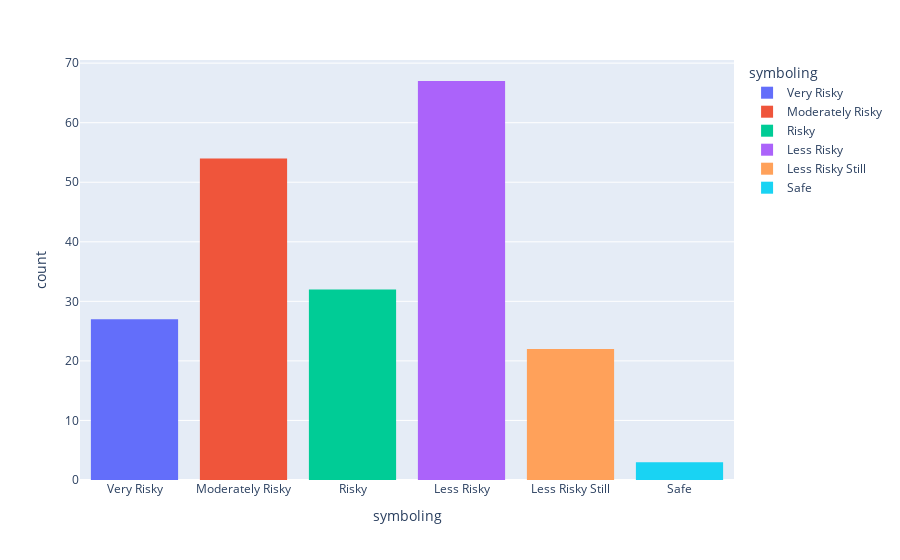
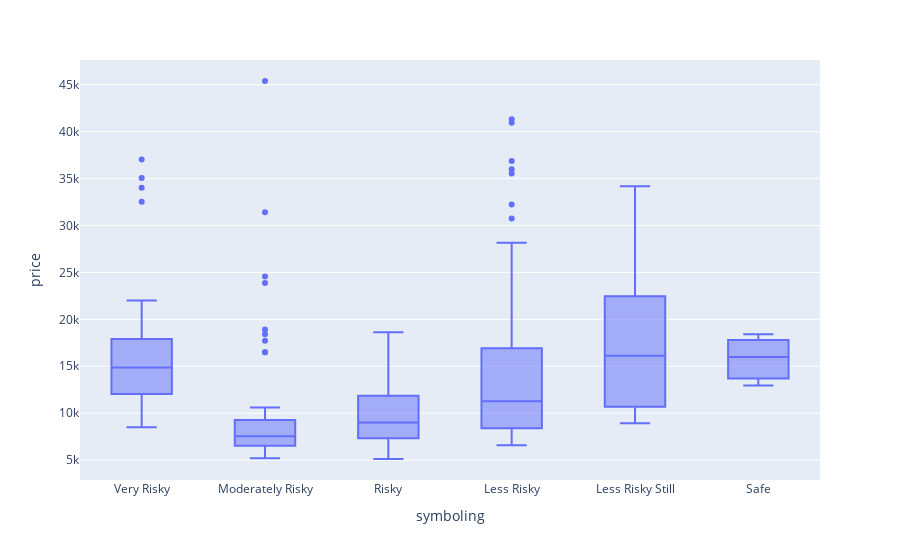

The code cell stored with these charts, in order, in its notebook:
### Code cell
def rename(a,b): 

    data["symboling"].replace(a,b, inplace=True)

rename(3, "Very Risky")
rename(2, "Risky")
rename(1, "Moderately Risky")
rename(0, "Less Risky")
rename(-1,"Less Risky Still")
rename(-2, "Safe")
rename(-3, "Very Safe")

data.symboling.unique()

fig1 = px.histogram(data, x="symboling",color="symboling")
fig1.show()

fig2 = px.box(data, x="symboling", y="price")
fig2.show()

### Figure 1 — Plotly figure (JSON) as saved in the notebook; plotly's stock layout.template omitted (floating-point values rounded to 4 significant figures)
{"data": [{"alignmentgroup": "True", "bingroup": "x", "hovertemplate": "symboling=%{x}<br>count=%{y}<extra></extra>", "legendgroup": "Very Risky", "marker": {"color": "#636efa", "pattern": {"shape": ""}}, "name": "Very Risky", "offsetgroup": "Very Risky", "orientation": "v", "showlegend": true, "type": "histogram", "x": ["Very Risky", "Very Risky", "Very Risky", "Very Risky", "Very Risky", "Very Risky", "Very Risky", "Very Risky", "Very Risky", "Very Risky", "Very Risky", "Very Risky", "Very Risky", "Very Risky", "Very Risky", "Very Risky", "Very Risky", "Very Risky", "Very Risky", "Very Risky", "Very Risky", "Very Risky", "Very Risky", "Very Risky", "Very Risky", "Very Risky", "Very Risky"], "xaxis": "x", "yaxis": "y"}, {"alignmentgroup": "True", "bingroup": "x", "hovertemplate": "symboling=%{x}<br>count=%{y}<extra></extra>", "legendgroup": "Moderately Risky", "marker": {"color": "#EF553B", "pattern": {"shape": ""}}, "name": "Moderately Risky", "offsetgroup": "Moderately Risky", "orientation": "v", "showlegend": true, "type": "histogram", "x": ["Moderately Risky", "Moderately Risky", "Moderately Risky", "Moderately Risky", "Moderately Risky", "Moderately Risky", "Moderately Risky", "Moderately Risky", "Moderately Risky", "Moderately Risky", "Moderately Risky", "Moderately Risky", "Moderately Risky", "Moderately Risky", "Moderately Risky", "Moderately Risky", "Moderately Risky", "Moderately Risky", "Moderately Risky", "Moderately Risky", "Moderately Risky", "Moderately Risky", "Moderately Risky", "Moderately Risky", "Moderately Risky", "Moderately Risky", "Moderately Risky", "Moderately Risky", "Moderately Risky", "Moderately Risky", "Moderately Risky", "Moderately Risky", "Moderately Risky", "Moderately Risky", "Moderately Risky", "Moderately Risky", "Moderately Risky", "Moderately Risky", "Moderately Risky", "Moderately Risky", "Moderately Risky", "Moderately Risky", "Moderately Risky", "Moderately Risky", "Moderately Risky", "Moderately Risky", "Moderately Risky", "Moderately Risky", "Moderately Risky", "Moderately Risky", "Moderately Risky", "Moderately Risky", "Moderately Risky", "Moderately Risky"], "xaxis": "x", "yaxis": "y"}, {"alignmentgroup": "True", "bingroup": "x", "hovertemplate": "symboling=%{x}<br>count=%{y}<extra></extra>", "legendgroup": "Risky", "marker": {"color": "#00cc96", "pattern": {"shape": ""}}, "name": "Risky", "offsetgroup": "Risky", "orientation": "v", "showlegend": true, "type": "histogram", "x": ["Risky", "Risky", "Risky", "Risky", "Risky", "Risky", "Risky", "Risky", "Risky", "Risky", "Risky", "Risky", "Risky", "Risky", "Risky", "Risky", "Risky", "Risky", "Risky", "Risky", "Risky", "Risky", "Risky", "Risky", "Risky", "Risky", "Risky", "Risky", "Risky", "Risky", "Risky", "Risky"], "xaxis": "x", "yaxis": "y"}, {"alignmentgroup": "True", "bingroup": "x", "hovertemplate": "symboling=%{x}<br>count=%{y}<extra></extra>", "legendgroup": "Less Risky", "marker": {"color": "#ab63fa", "pattern": {"shape": ""}}, "name": "Less Risky", "offsetgroup": "Less Risky", "orientation": "v", "showlegend": true, "type": "histogram", "x": ["Less Risky", "Less Risky", "Less Risky", "Less Risky", "Less Risky", "Less Risky", "Less Risky", "Less Risky", "Less Risky", "Less Risky", "Less Risky", "Less Risky", "Less Risky", "Less Risky", "Less Risky", "Less Risky", "Less Risky", "Less Risky", "Less Risky", "Less Risky", "Less Risky", "Less Risky", "Less Risky", "Less Risky", "Less Risky", "Less Risky", "Less Risky", "Less Risky", "Less Risky", "Less Risky", "Less Risky", "Less Risky", "Less Risky", "Less Risky", "Less Risky", "Less Risky", "Less Risky", "Less Risky", "Less Risky", "Less Risky", "Less Risky", "Less Risky", "Less Risky", "Less Risky", "Less Risky", "Less Risky", "Less Risky", "Less Risky", "Less Risky", "Less Risky", "Less Risky", "Less Risky", "Less Risky", "Less Risky", "Less Risky", "Less Risky", "Less Risky", "Less Risky", "Less Risky", "Less Risky", "Less Risky", "Less Risky", "Less Risky", "Less Risky", "Less Risky", "Less Risky", "Less Risky"], "xaxis": "x", "yaxis": "y"}, {"alignmentgroup": "True", "bingroup": "x", "hovertemplate": "symboling=%{x}<br>count=%{y}<extra></extra>", "legendgroup": "Less Risky Still", "marker": {"color": "#FFA15A", "pattern": {"shape": ""}}, "name": "Less Risky Still", "offsetgroup": "Less Risky Still", "orientation": "v", "showlegend": true, "type": "histogram", "x": ["Less Risky Still", "Less Risky Still", "Less Risky Still", "Less Risky Still", "Less Risky Still", "Less Risky Still", "Less Risky Still", "Less Risky Still", "Less Risky Still", "Less Risky Still", "Less Risky Still", "Less Risky Still", "Less Risky Still", "Less Risky Still", "Less Risky Still", "Less Risky Still", "Less Risky Still", "Less Risky Still", "Less Risky Still", "Less Risky Still", "Less Risky Still", "Less Risky Still"], "xaxis": "x", "yaxis": "y"}, {"alignmentgroup": "True", "bingroup": "x", "hovertemplate": "symboling=%{x}<br>count=%{y}<extra></extra>", "legendgroup": "Safe", "marker": {"color": "#19d3f3", "pattern": {"shape": ""}}, "name": "Safe", "offsetgroup": "Safe", "orientation": "v", "showlegend": true, "type": "histogram", "x": ["Safe", "Safe", "Safe"], "xaxis": "x", "yaxis": "y"}], "layout": {"barmode": "relative", "legend": {"title": {"text": "symboling"}, "tracegroupgap": 0}, "margin": {"t": 60}, "xaxis": {"anchor": "y", "categoryarray": ["Very Risky", "Moderately Risky", "Risky", "Less Risky", "Less Risky Still", "Safe"], "categoryorder": "array", "domain": [0, 1], "title": {"text": "symboling"}}, "yaxis": {"anchor": "x", "domain": [0, 1], "title": {"text": "count"}}}}

### Figure 2 — Plotly figure (JSON) as saved in the notebook; plotly's stock layout.template omitted (floating-point values rounded to 4 significant figures; data arrays with more than 128 entries replaced by an {"elided": "..."} marker saying what was removed)
{"data": [{"alignmentgroup": "True", "hovertemplate": "symboling=%{x}<br>price=%{y}<extra></extra>", "legendgroup": "", "marker": {"color": "#636efa"}, "name": "", "notched": false, "offsetgroup": "", "orientation": "v", "showlegend": false, "type": "box", "x": {"elided": "205 str values"}, "x0": " ", "xaxis": "x", "y": {"elided": "205 float values"}, "y0": " ", "yaxis": "y"}], "layout": {"boxmode": "group", "legend": {"tracegroupgap": 0}, "margin": {"t": 60}, "xaxis": {"anchor": "y", "domain": [0, 1], "title": {"text": "symboling"}}, "yaxis": {"anchor": "x", "domain": [0, 1], "title": {"text": "price"}}}}
